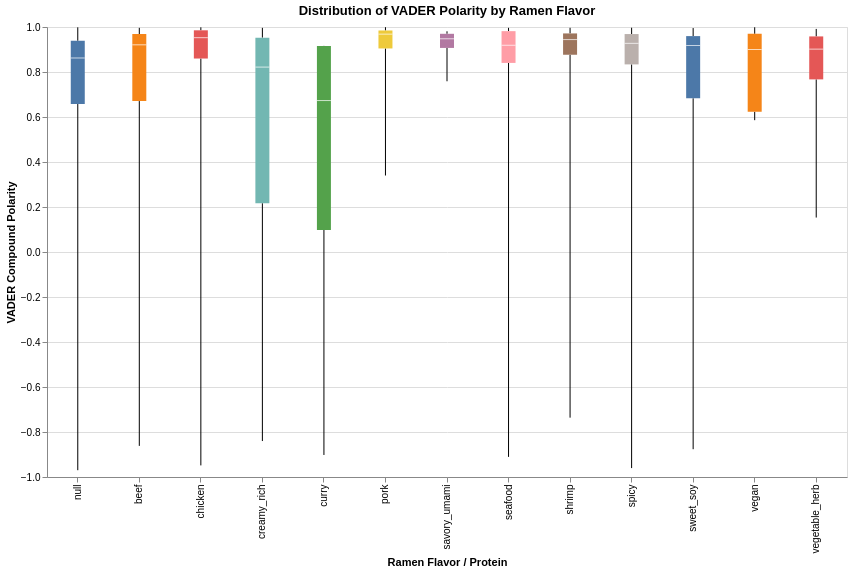

The notebook cell saved with this chart:
### Code cell
alt.Chart(sentiment_df).mark_boxplot(
    extent="min-max"
).encode(
    x=alt.X(
        "flavor:N",
        title="Ramen Flavor / Protein",
        sort="-y"
    ),
    y=alt.Y(
        "compound:Q",
        title="VADER Compound Polarity",
        scale=alt.Scale(domain=[-1, 1])
    ),
    color=alt.Color(
        "flavor:N",
        legend=None
    ),
    tooltip=[
        alt.Tooltip("flavor:N", title="Flavor"),
        alt.Tooltip("compound:Q", title="Compound Polarity", format=".3f")
    ]
).properties(
    width=800,
    height=450,
    title="Distribution of VADER Polarity by Ramen Flavor"
)

### Figure 1 — Vega-Lite specification as saved in the notebook (floating-point values rounded to 4 significant figures; data arrays with more than 128 entries replaced by an {"elided": "..."} marker saying what was removed)
{"config": {"view": {"continuousWidth": 300, "continuousHeight": 300}}, "data": {"name": "data-93645557e8e8c335090883a238b1107a"}, "mark": {"type": "boxplot", "extent": "min-max"}, "encoding": {"color": {"field": "flavor", "legend": null, "type": "nominal"}, "tooltip": [{"field": "flavor", "title": "Flavor", "type": "nominal"}, {"field": "compound", "format": ".3f", "title": "Compound Polarity", "type": "quantitative"}], "x": {"field": "flavor", "sort": "-y", "title": "Ramen Flavor / Protein", "type": "nominal"}, "y": {"field": "compound", "scale": {"domain": [-1, 1]}, "title": "VADER Compound Polarity", "type": "quantitative"}}, "height": 450, "title": "Distribution of VADER Polarity by Ramen Flavor", "width": 800, "$schema": "https://vega.github.io/schema/vega-lite/v5.20.1.json", "datasets": {"data-93645557e8e8c335090883a238b1107a": {"elided": "1241 records"}}}
